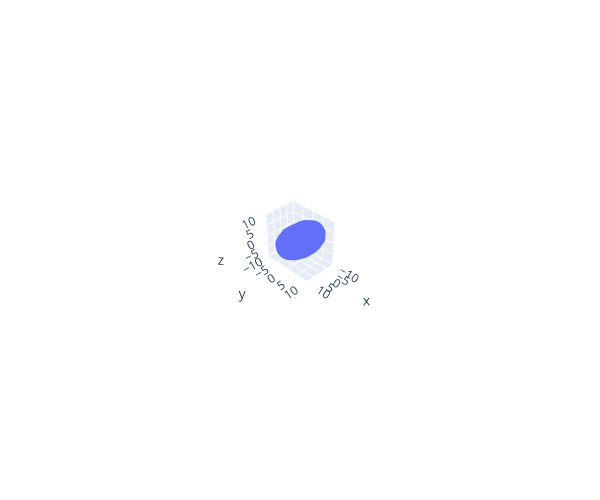

The notebook cell saved with this chart:
### Markdown cell above
### [Tutorial] Visualize the Data

The cell below will allow you to view the data as a 3D scatterplot. Rotate the data around and zoom in and out using your trackpad or the controls at the top right of the figure.

You should see that the data is an ellipsoid that looks roughly like a surfboard or a hashbrown patty ([link](https://www.google.com/search?q=hashbrown+patty&source=lnms&tbm=isch)). It is pretty long in one direction, pretty wide in another, and relatively thin along its third dimension. We can think of these as the "length", "width", and "thickness" of the surfboard data.

Observe that the surfboard is not aligned with the x/y/z axes.

If you get an error that your browser does not support webgl, you may need to restart your kernel and/or browser.

### Code cell
# Run this cell to see the plot; no further action is needed.
fig = px.scatter_3d(surfboard, 
                    x='x', y='y', z='z', 
                    range_x = [-10, 10], range_y = [-10, 10], range_z = [-10, 10], height = 500, width = 600)
fig.show()

### Figure 1 — Plotly figure (JSON) as saved in the notebook; plotly's stock layout.template omitted (floating-point values rounded to 4 significant figures; data arrays with more than 128 entries replaced by an {"elided": "..."} marker saying what was removed)
{"data": [{"hovertemplate": "x=%{x}<br>y=%{y}<br>z=%{z}<extra></extra>", "legendgroup": "", "marker": {"color": "#636efa", "symbol": "circle"}, "mode": "markers", "name": "", "scene": "scene", "showlegend": false, "type": "scatter3d", "x": {"elided": "1000 float values"}, "y": {"elided": "1000 float values"}, "z": {"elided": "1000 float values"}}], "layout": {"height": 500, "legend": {"tracegroupgap": 0}, "margin": {"t": 60}, "scene": {"aspectmode": "auto", "aspectratio": {"x": 0.7745, "y": 1.188, "z": 1.087}, "camera": {"center": {"x": 0, "y": 0, "z": 0}, "eye": {"x": 5.235, "y": 5.235, "z": 5.235}, "projection": {"type": "perspective"}, "up": {"x": -0.001233, "y": 0.001235, "z": 1.0}}, "domain": {"x": [0, 1], "y": [0, 1]}, "xaxis": {"range": [-10, 10], "title": {"text": "x"}, "type": "linear"}, "yaxis": {"range": [-10, 10], "title": {"text": "y"}, "type": "linear"}, "zaxis": {"range": [-10, 10], "title": {"text": "z"}, "type": "linear"}}, "width": 600}}
